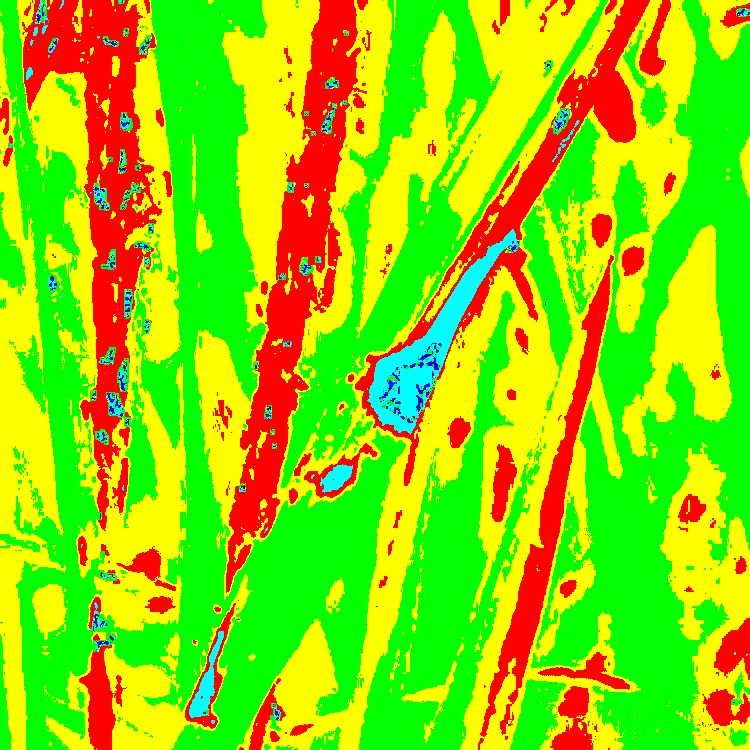
#> input picture clustered_image.jpg, 750 x 750 px
$ python histogram.py
#> lines starting #> are read from the running program, lines starting #| are printed output that depends on the picture; after the words box and inside, x2 and y2 are one past the last pixel; in counts of white or black regions, pixels touching at a corner belong together
import cv2
import numpy as np
import matplotlib.pyplot as plt

# Load the background-removed image
background_removed_image = cv2.imread('clustered_image.jpg')
#> background_removed_image is the input picture: shape (750, 750, 3); mean B, G, R 8.7, 212.6, 140.3

# Convert the image to HSV color space
image_hsv = cv2.cvtColor(background_removed_image, cv2.COLOR_BGR2HSV)
#> image_hsv: shape (750, 750, 3); mean H, S, V 40, 250.6, 250.4

# Extract the hue channel
hue_channel = image_hsv[:, :, 0]
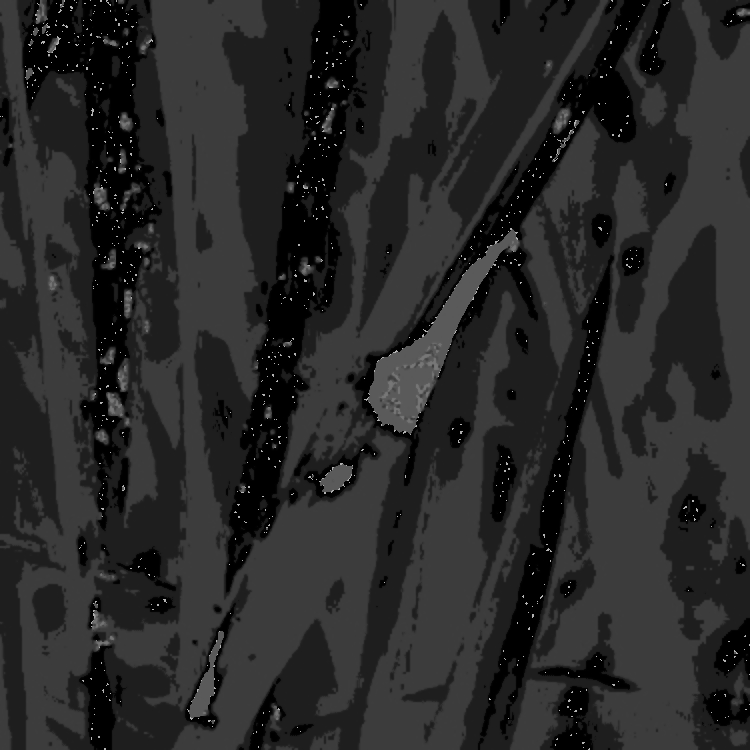
#> hue_channel: shape (750, 750); min 0, max 179, mean 40

# Create a histogram of hue values
histogram, bins = np.histogram(hue_channel, bins=256, range=(0, 256))
#> histogram = 256 values, max 182481 at index 60, min 0 at index 133, mean 2197.3; bins = 257 values from 0 to 256

# Find the bin with the maximum count as a potential threshold
max_bin = np.argmax(histogram)
#> max_bin = 60

# Use a simple thresholding technique (e.g., using Otsu's method)
_, thresholded = cv2.threshold(hue_channel, max_bin, 255, cv2.THRESH_BINARY)
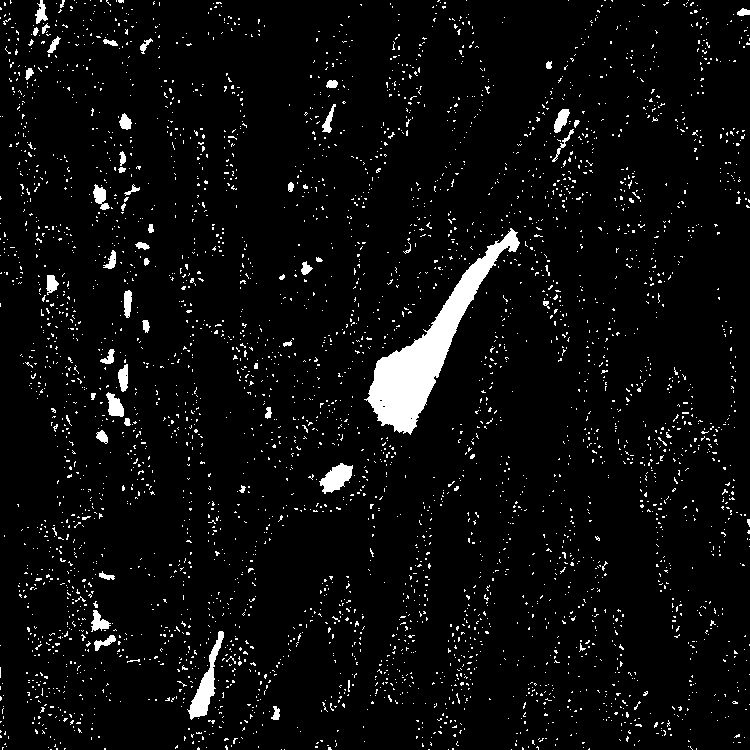
#> thresholded: shape (750, 750); 4.8% white; 3887 white regions (3826 under 20 px), largest, box (x1, y1, x2, y2) and area: (364, 228, 520, 435) 7330, (187, 631, 224, 720) 956, (319, 463, 353, 494) 593

# Store hue values in separate arrays for diseased and normal portions
hue_values_diseased = hue_channel[thresholded == 255]
hue_values_normal = hue_channel[thresholded == 0]

# Display the histogram
plt.figure(figsize=(8, 4))
plt.hist(hue_channel.flatten(), bins=256, range=(0, 256), color='b', alpha=0.7)
plt.axvline(x=max_bin, color='r', linestyle='--', linewidth=2, label='Threshold')
plt.title('Hue Histogram')
plt.xlabel('Hue Value')
plt.ylabel('Frequency')
plt.legend()
plt.show()
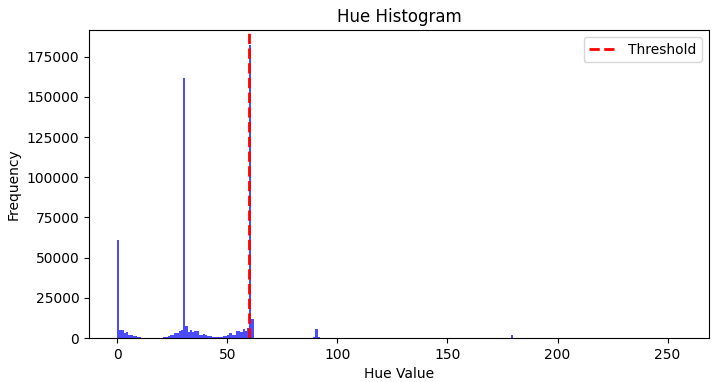
#> figure drawn by matplotlib, 1 panel; tallest bar 182481 high, from x = 60 to 61
